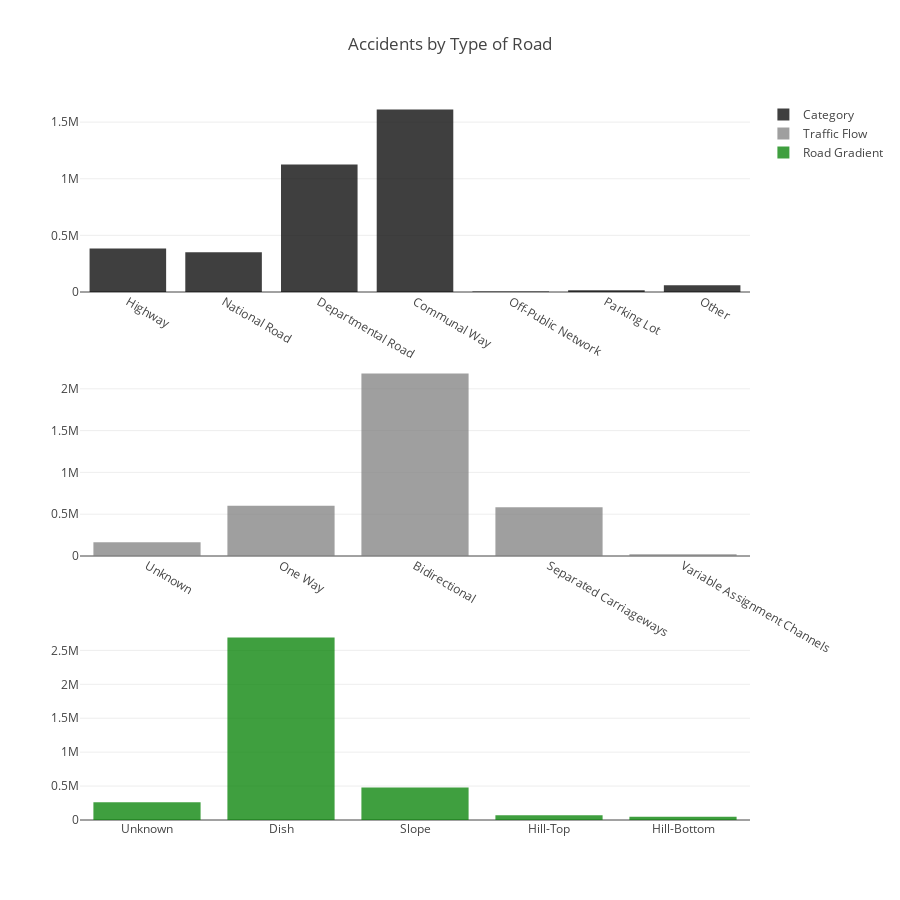

The cell this chart's notebook holds for it:
### Code cell
#Communal Ways and Departmental Roads are riskiest with 1.6 million and 1.1 million accidents each.
        #Biderectional Roads are by far the riskiest with over 2.1 million accidents


x1, y1 = create_stack_bar_data('catr', accidents)
x1 = ['Highway', 'National Road', 'Departmental Road', 'Communal Way', 'Off-Public Network', 'Parking Lot', 'Other']
trace1 = go.Bar(x=x1, y=y1, opacity=0.75, name="Category", marker=dict(color='black'))

x2, y2 = create_stack_bar_data('circ', accidents)
x2 = ['Unknown','One Way', 'Bidirectional', 'Separated Carriageways', 'Variable Assignment Channels']
trace2 = go.Bar(x = x2, y = y2, opacity = 0.75, marker=dict(color='grey'), name = "Traffic Flow")

x3, y3 = create_stack_bar_data('prof', accidents)
x3 = ['Unknown', 'Dish','Slope', 'Hill-Top', 'Hill-Bottom']
trace3 = go.Bar(x = x3, y = y3, opacity = 0.75, marker=dict(color='green'), name = "Road Gradient")


fig = tools.make_subplots(rows = 3, cols = 1)

fig.append_trace(trace1, 1, 1)
fig.append_trace(trace2, 2, 1)
fig.append_trace(trace3, 3, 1)
layout = dict(height=900, title='Accidents by Type of Road');
fig.layout.update(layout)
#fig['layout'].update(height=800,title='Accidents by Type of Road')
iplot(fig, filename='stacked-bar')

### Figure 1 — Plotly figure (JSON) as saved in the notebook; plotly's stock layout.template omitted (floating-point values rounded to 4 significant figures)
{"data": [{"marker": {"color": "black"}, "name": "Category", "opacity": 0.75, "type": "bar", "uid": "1f9ddbc1-0c1e-4bd6-bbdc-8b41f509763b", "x": ["Highway", "National Road", "Departmental Road", "Communal Way", "Off-Public Network", "Parking Lot", "Other"], "xaxis": "x", "y": [384965, 351816, 1126663, 1610545, 4737, 16161, 59087], "yaxis": "y"}, {"marker": {"color": "grey"}, "name": "Traffic Flow", "opacity": 0.75, "type": "bar", "uid": "9a561831-b094-4fcd-95d8-0922b330553f", "x": ["Unknown", "One Way", "Bidirectional", "Separated Carriageways", "Variable Assignment Channels"], "xaxis": "x2", "y": [163446, 601496, 2181674, 583315, 20802], "yaxis": "y2"}, {"marker": {"color": "green"}, "name": "Road Gradient", "opacity": 0.75, "type": "bar", "uid": "f90134c9-6cc0-44c8-97a2-b379d95fedea", "x": ["Unknown", "Dish", "Slope", "Hill-Top", "Hill-Bottom"], "xaxis": "x3", "y": [260410, 2688706, 480567, 70925, 48995], "yaxis": "y3"}], "layout": {"height": 900, "title": {"text": "Accidents by Type of Road"}, "xaxis": {"anchor": "y", "domain": [0, 1]}, "xaxis2": {"anchor": "y2", "domain": [0, 1]}, "xaxis3": {"anchor": "y3", "domain": [0, 1]}, "yaxis": {"anchor": "x", "domain": [0.7333, 1]}, "yaxis2": {"anchor": "x2", "domain": [0.3667, 0.6333]}, "yaxis3": {"anchor": "x3", "domain": [0, 0.2667]}}}
